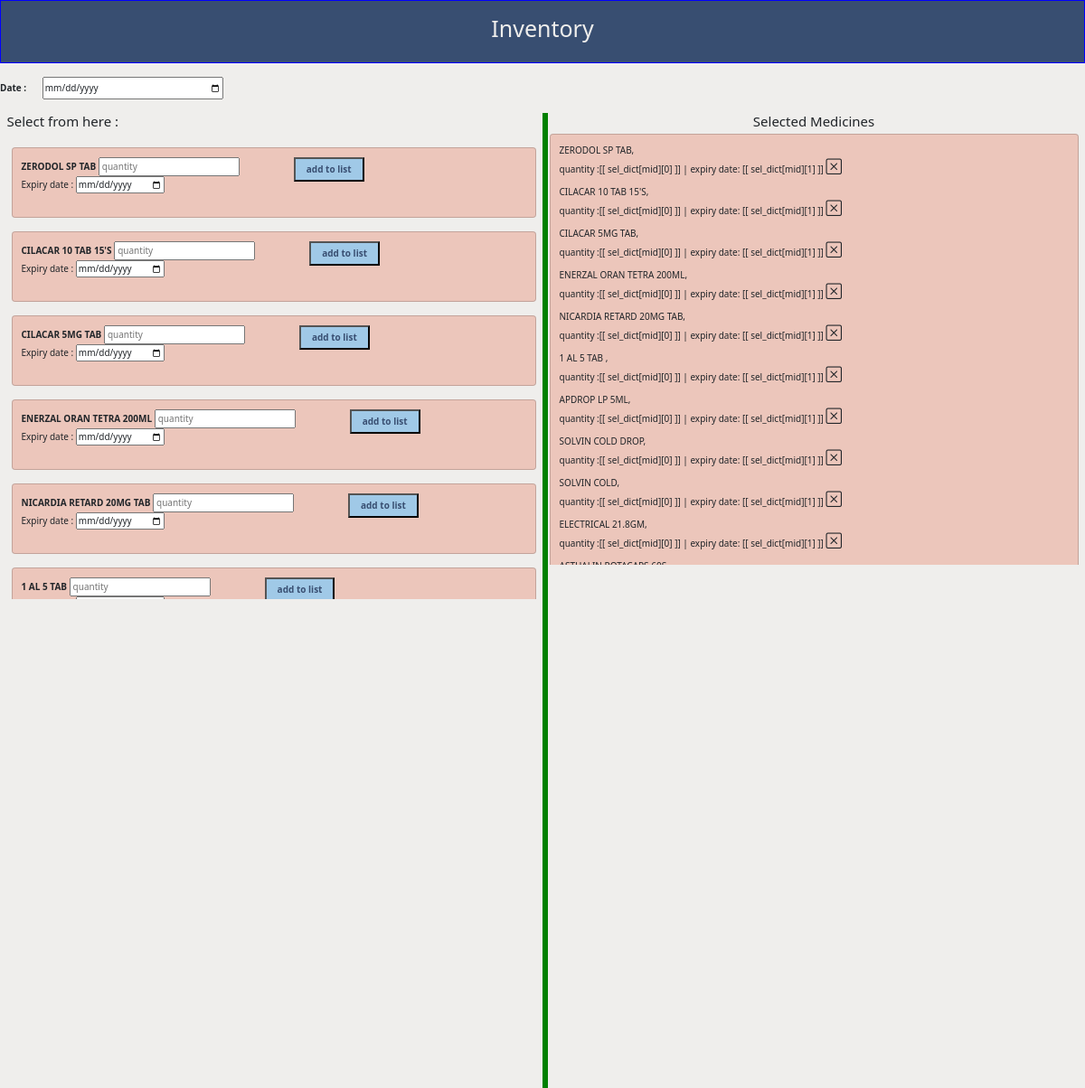
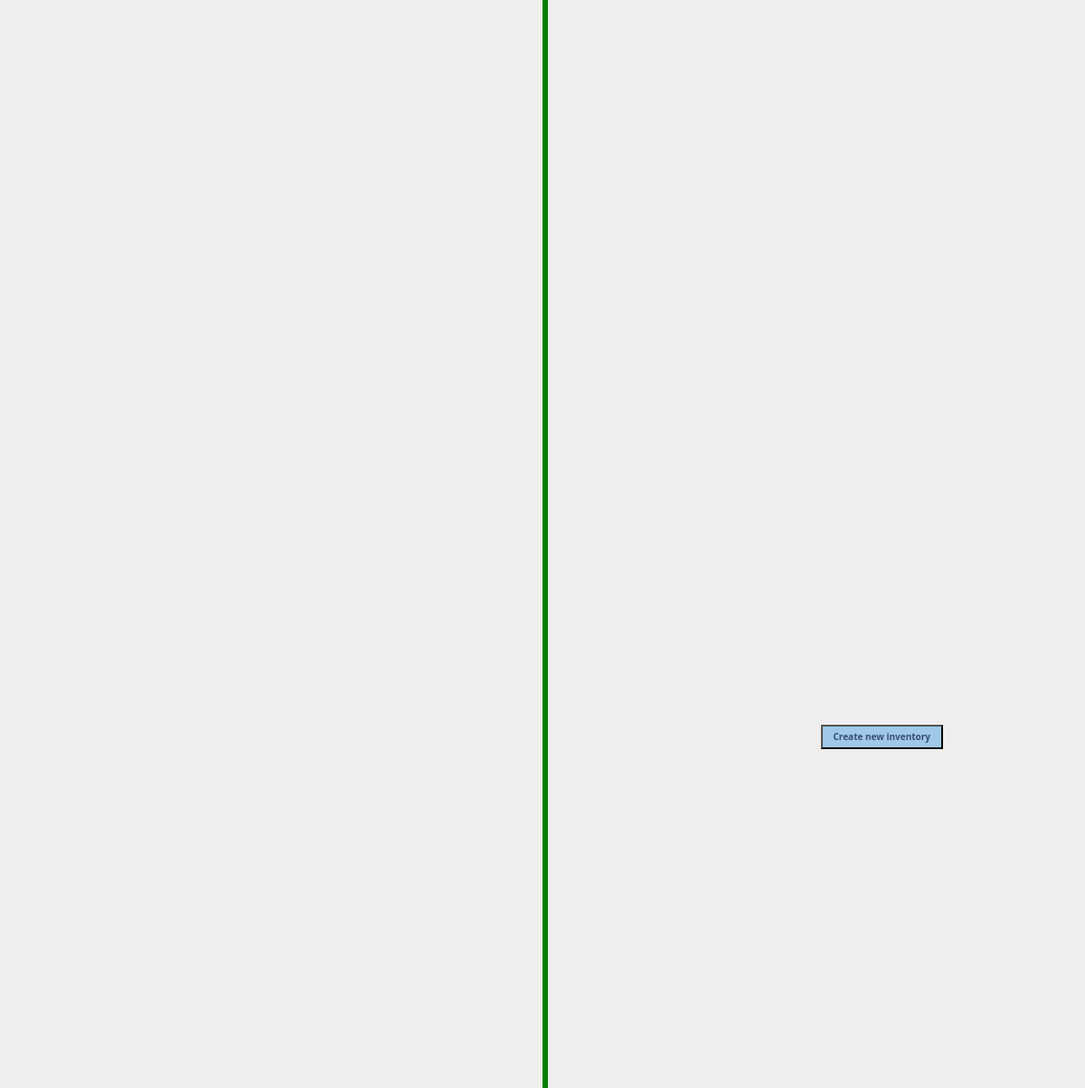
/create_in, run on the app's committed database (2 pictures, top to bottom).
### app.py (models this page shows)
class Medicine(db.Model):
    __tablename__ = 'medicine'
    mid = db.Column(db.Integer, primary_key=True)
    name = db.Column(db.String, nullable=False)
    descp = db.Column(db.String, nullable=False)
    price = db.Column(db.Integer, nullable=False)
    date_cr = db.Column(db.Date, nullable=False)
    mrp = db.Column(db.Integer, nullable=False)
    stock = db.Column(db.Integer)

### app.py (the view, shortened to what this page needs)
@app.route('/create_in',methods=['GET','POST'])
def new():
    if request.method == 'GET':
        temp = Medicine.query.all()
        med_list = []
        for i in temp:
            d = {'mid':i.mid,'name':i.name  }
            med_list.append(d)
        return render_template('create_in.html',med_list=med_list)

### templates/create_in.html (shortened to what this page needs)
<!DOCTYPE html>
<html>
    <head>
        <link rel="stylesheet" href="https://maxcdn.bootstrapcdn.com/bootstrap/3.4.1/css/bootstrap.min.css">
        <link href="https://cdn.jsdelivr.net/npm/bootstrap@5.3.3/dist/css/bootstrap.min.css" rel="stylesheet">
        <link rel="stylesheet" href="https://cdn.jsdelivr.net/npm/bootstrap-icons@1.3.0/font/bootstrap-icons.css">
    </head>
    <body style="background-color: #efeeec">
        <div style="border: 1px solid blue; height: 70px;text-align: center;padding-top: 15px;background-color: #384e71;color: #efeeec;">
            <h1> Inventory </h1>
        </div>
            <b><label>Date : </label></b>
            <input type="Date" id="example" placeholder="Date" name="date" style="width: 200px;height: 25px;margin: 15px; ">
        <br>
        <div class="vl" style="border-left: 6px solid green;position: absolute;left: 50%;height: 100%;" ></div>
        <div id="app">
        <div class="container-fluid">
            <div class="row">
                <div class="col">
                    <h4>Select from here : </h4>
                    <br>
                    <div style="overflow-y:scroll;height: 500px;">
                    {% for med in med_list %}
                        <div class="card" style="background-color: #ecc6bb;padding-bottom: 6px;margin-left: 5px;">
                        <div class="card-body">
                            <b>{{med['name'].replace('_',' ')}}</b>
                            <input id="myText" type="number" name="q{{med['mid']}}" placeholder="quantity" required>
                            <span v-on:click="add_to_selected({{med['mid']}})">
                                <button style="background-color:#a0c9e7; color: #384e71; position: absolute; margin-left:60px; padding: 4px 12px;">
                                    <b>add to list</b>
                                </button>
                            </span>
                            <p> Expiry date : <input id="myText" type="date" name="q{{med['mid']}}" placeholder="expiry date" required></p>
                        </div>
                        </div>
                        <br>
                    {% endfor %}
                    </div>
                </div>
                <div class="col" style="overflow-y:scroll;height: 500px;">
                    <center><h4>Selected Medicines</h4></center>
                    <span v-for="mid in selected" v-show="show">
                        <div class="card" style="background-color: #ecc6bb;padding-bottom: 3px;">
                        <div class="card-body">
                            {% for med in med_list %}
                                <p v-if="mid == {{med['mid']}}">
                                    {{med['name'].replace('_',' ')}},<br>
                                     quantity :[[ sel_dict[mid][0] ]] | expiry date: [[ sel_dict[mid][1] ]]
                                    <span v-on:click="rm_slt(mid)"><i class="bi bi-x-square h3"></i></span>
                                </p>
                            {% endfor %}
                        </div>
                        </div>
                        <br>
                    </span>
                    <button style="margin-top: 2%; margin-left:25%;position:absolute;background-color:#a0c9e7; color: #384e71; padding: 4px 12px;" type="submit" v-on:click="create_new_inven"> <b>Create new inventory</b> </button></a>
                </div>
            </div>
        </div>
        </div>
    </body>
</html>

### data on the page
Medicine: name.replace "ZERODOL SP TAB"
Medicine: name.replace "CILACAR 10 TAB 15'S"
Medicine: name.replace "CILACAR 5MG TAB"
Medicine: name.replace "ENERZAL ORAN TETRA 200ML"
Medicine: name.replace "NICARDIA RETARD 20MG TAB"
Medicine: name.replace "1 AL 5 TAB"
Medicine: name.replace "APDROP LP 5ML"
Medicine: name.replace "SOLVIN COLD DROP"
Medicine: name.replace "SOLVIN COLD"
Medicine: name.replace "ELECTRICAL 21.8GM"
